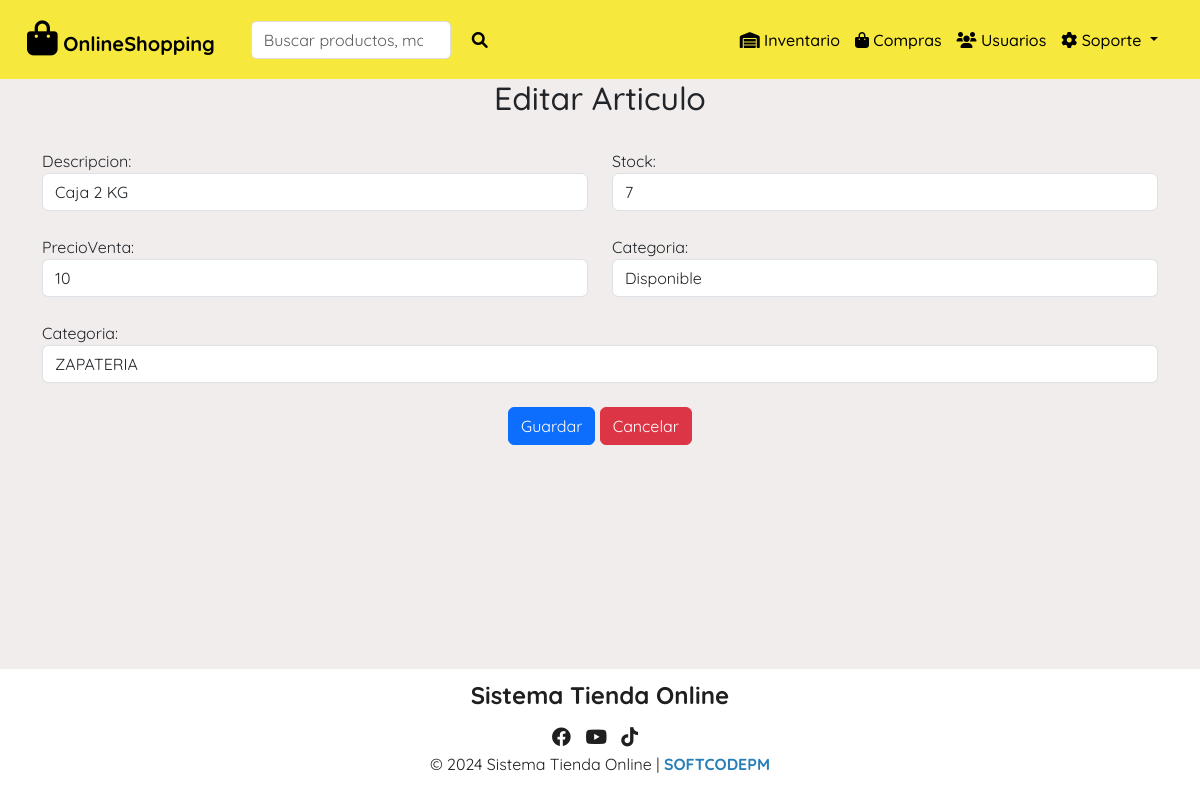
The app's page /includes/editarInv.php?id=1 (signed in) with its own data.
### tables this page shows
CREATE TABLE `inventario` (
  `id` int(11) NOT NULL,
  `descripcion` varchar(50) NOT NULL,
  `stock` int(11) NOT NULL,
  `precioVenta` int(11) NOT NULL,
  `status` varchar(50) NOT NULL,
  `id_cat` int(11) NOT NULL,
  `name_file` varchar(350) NOT NULL,
  `fecha` datetime NOT NULL
);

CREATE TABLE `categorias` (
  `id` int(11) NOT NULL,
  `categoria` varchar(50) NOT NULL,
  `fecha` timestamp NOT NULL DEFAULT current_timestamp() ON UPDATE current_timestamp()
);

### includes/editarInv.php (the view, shortened to what this page needs)
<?php
include "../includes/header.php"; ?>
<?php
extract($_GET);
require_once("db.php");
$consult = "SELECT i.id, i.descripcion, i.stock, i.precioVenta, i.status,
i.id_cat, i.name_file, i.fecha, c.categoria FROM inventario i INNER JOIN categorias c ON i.id_cat = c.id
WHERE i.id = '$id'";
$result = mysqli_query($conexion, $consult);
if ($result->num_rows > 0) {
    foreach ($result as $key => $fila) {
        $ruta_imagen = $fila["name_file"];
    }
}
?>
<!DOCTYPE html>
<html lang="en">
<head>
</head>
<body>
    <div class="container">
        <h2 class="text-center">Editar Articulo</h2>
        <br>
        <form id="form" enctype="multipart/form-data">
            <div class="row">
                <div class="col-md-6">
                    <div class="form-group">
                        <label for="usuario">Descripcion: </label>
                        <input type="text" class="form-control" data-id="<?php echo $fila['id']; ?>" id="descripcion" name="descripcion" value="<?php echo $fila['descripcion']; ?>" required>
                    </div>
                </div>
                <div class="col-md-6">
                    <div class="form-group">
                        <label for="correo">Stock: </label>
                        <input type="number" min="1" class="form-control" id="stock" name="stock" value="<?php echo $fila['stock']; ?>" required>
                    </div>
                </div>
            </div>
            <br>
            <div class="row">
                <div class="col-md-6">
                    <div class="form-group">
                        <label for="password">PrecioVenta: </label>
                        <input type="number" min="1" class="form-control" id="precioVenta" name="precioVenta" value="<?php echo $fila['precioVenta']; ?>" required>
                    </div>
                </div>
                <div class="col-md-6">
                    <div class="form-group">
                        <label for="id_rol">Categoria: </label>
                        <select name="status" id="status" class="form-control">
                            <option <?php echo $fila['status'] === 'Disponible' ? "selected='selected' " : "" ?> value="Disponible">Disponible</option>
                        </select>
                    </div>
                </div>
            </div>
            <br>
            <div class="form-group">
                <label for="password">Categoria: </label>
                <select name="id_cat" id="id_cat" class="form-control">
                    <option <?php echo $fila['id_cat'] === 'id_cat' ? "selected='selected' " : "" ?> value="<?php echo $fila['id_cat']; ?>"><?php echo $fila['categoria']; ?> </option>
                </select>
            </div>
            <br>
            <center>
                <div class="form-group">
                    <button type="button" id="submitedit" class="btn btn-primary">Guardar</button>
                    <a href="../views/inventario.php" class="btn btn-danger">Cancelar</a>
                </div>
            </center>
            <br>
        </form>
    </div>
</body>
<?php include "../includes/footer.php"; ?>
</html>

### css/style.css (style rules this page uses)
html, body { height: 100%; margin: 0; }
body { font-family: "Quicksand", sans-serif; display: flex; flex-direction: column; background-color: #f1eded; }
a { text-decoration: none; color: white; }
a { color: #2980b9; font-weight: bold; }

### includes/header.php (style rules this page uses)
.container { flex: 1; }

### records on screen
inventario: descripcion "Caja 2 KG", stock "7", precioVenta "10", status "Disponible", id_cat "ZAPATERIA"
